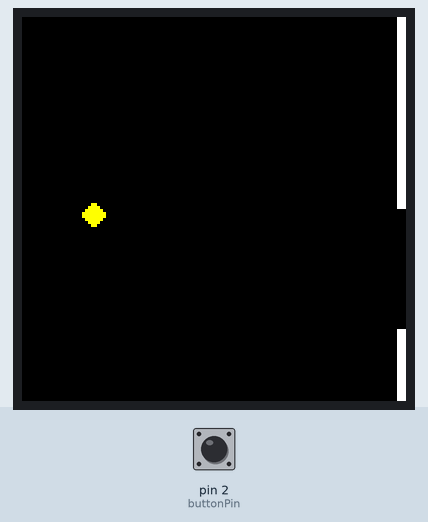
This sketch was run on a simulated Arduino Uno, built with avr-gcc and run on an emulated ATmega328P. Parts: 128×128 colour display. Inputs (shaded band) come from the test bench; at power-on: pin 2 (buttonPin) HIGH. Random numbers use the default seed unless the sketch sets one. At 0.7 s the program stops and its outputs stay as they are.

Above: at 0.17 s.

The sketch:

FlappyBird.ino
```cpp
#include <Adafruit_GFX.h>
#include <Adafruit_SSD1351.h>
#include <SPI.h>


// OLED spi
#define SCLK_PIN 2
#define MOSI_PIN 3
#define OLED_CS    6
#define OLED_RESET 7
#define OLED_DC    5


#define SCREEN_WIDTH  128
#define SCREEN_HEIGHT 128

#define	BLACK           0x0000
#define	BLUE            0x001F
#define	RED             0xF800
#define	GREEN           0x07E0
#define CYAN            0x07FF
#define MAGENTA         0xF81F
#define YELLOW          0xFFE0
#define WHITE           0xFFFF

Adafruit_SSD1351 display = Adafruit_SSD1351(SCREEN_WIDTH, SCREEN_HEIGHT, &SPI, OLED_CS, OLED_DC, OLED_RESET);

class Flappy {
  public:
    Flappy();

    void draw();
    void update();
    void setButtonPin(int pin);
    int getButtonPin();
    void setGravity(int gravity);
    void setJumpSpeed(float jumpSpeed);
    bool isOutOfBounds();

  private:
    int buttonPin;
    const uint8_t shape[8] PROGMEM = {
      B00011000,
      B00111100,
      B01111110,
      B11111111,
      B11111111,
      B01111110,
      B00111100,
      B00011000
    };
    int gravity;
    float jumpSpeed;

  public:
    int x;
    int y;
    int previousY;
    const int size = 8;

};

Flappy::Flappy() {
  buttonPin = 2;
  gravity = 2;
  jumpSpeed = 5;
  x = 20;
  y = SCREEN_HEIGHT / 2 - 8 / 2;
  previousY = y;
}

void Flappy::setButtonPin(int pin) {
  buttonPin = pin;
}

int Flappy::getButtonPin() {
  return buttonPin;
}

void Flappy::setGravity(int gravity) {
  gravity = gravity;
}

void Flappy::setJumpSpeed(float _jumpSpeed) {
  jumpSpeed = _jumpSpeed;
}

void Flappy::draw() {
  // delete previous track for performance optimization
  display.fillRect(x, previousY, size, size, BLACK);

  // draw bird
  display.drawBitmap(x, y, shape, size, size, YELLOW);

  // previous position of the bird
  previousY = y;
}

void Flappy::update() {
  // move bird
  if (digitalRead(buttonPin) == LOW) { //if low -> fly bird
    previousY = y;
    y -= jumpSpeed;
  } else {
    y += gravity;
  }
}

bool Flappy::isOutOfBounds() {
  return y < 0 || y + size > 128;
}

class Obstacle {
  public:
    Obstacle();

    void draw();
    void update();
    void setSpeed(float speed);
    bool isOutOfBounds();
    void setXY(int x, int y);
    int getX();
    int getY();

  private:
    int x;
    int y;

  public:
    const int width = 10;
    const int gap = 40;
    float speed;
};

Obstacle::Obstacle() {
  speed = 3;
  x = 128;
  y = 64;
}

void Obstacle::setSpeed(float speed) {
  this->speed = speed;
}

void Obstacle::setXY(int x, int y)
{
  this->x = x;
  this->y = y;
}


void Obstacle::draw() {
  // delete area of the screen occupied by the obstacle
  display.fillRect(x - speed, 0, width + speed * 2, 128, BLACK);

  // draw obstacles
  display.fillRect(x, 0, width, y, WHITE);
  display.fillRect(x, y + gap, width, 128 - y - gap, WHITE);
}

void Obstacle::update() {
  x -= speed;
}

bool Obstacle::isOutOfBounds() {
  return x < -width;
}

int Obstacle::getX()
{
  return x;
}

int Obstacle::getY()
{
  return y;
}


class Game{

  public:
    Game();
    void gameOver();

};

    Game::Game() {

}

void Game::gameOver() {
  display.fillScreen(BLACK);
  display.setCursor(35, SCREEN_HEIGHT/2);
  display.setTextColor(WHITE);
  display.print("Game Over!");
  while (true) {}
}

Flappy Flappy;
Obstacle obstacle;
Game game;

void setup() {
  Serial.begin(9600);
  display.begin();
  display.fillScreen(BLACK);
  randomSeed(analogRead(A0));
  pinMode(Flappy.getButtonPin(), INPUT_PULLUP);

}


void loop() {
  // delete bird track
  display.fillRect(Flappy.x, Flappy.previousY, Flappy.size, Flappy.size, BLACK);

  // update bird
  Flappy.update();

  // check collision with upper or lower edge of the screen
  if (Flappy.isOutOfBounds()) {
    game.gameOver();
  }

  // move obstacles
  obstacle.update();

  // check if the bird has touched the obstacle
  if (obstacle.getX() < Flappy.x + Flappy.size && obstacle.getX() + obstacle.width > Flappy.x && (Flappy.y < obstacle.getY() || Flappy.y + Flappy.size > obstacle.getY() + obstacle.gap)) {
    game.gameOver();
  }

  // check if the obstacle has left the screen
  if (obstacle.isOutOfBounds()) {
    // create new obstacles
    obstacle.setXY(128, random(20, 108 - obstacle.gap));

  }

  // draw bid
  Flappy.draw();

  // draw obstacles
  obstacle.draw();

  // small delay
  delay(20);
}
```
